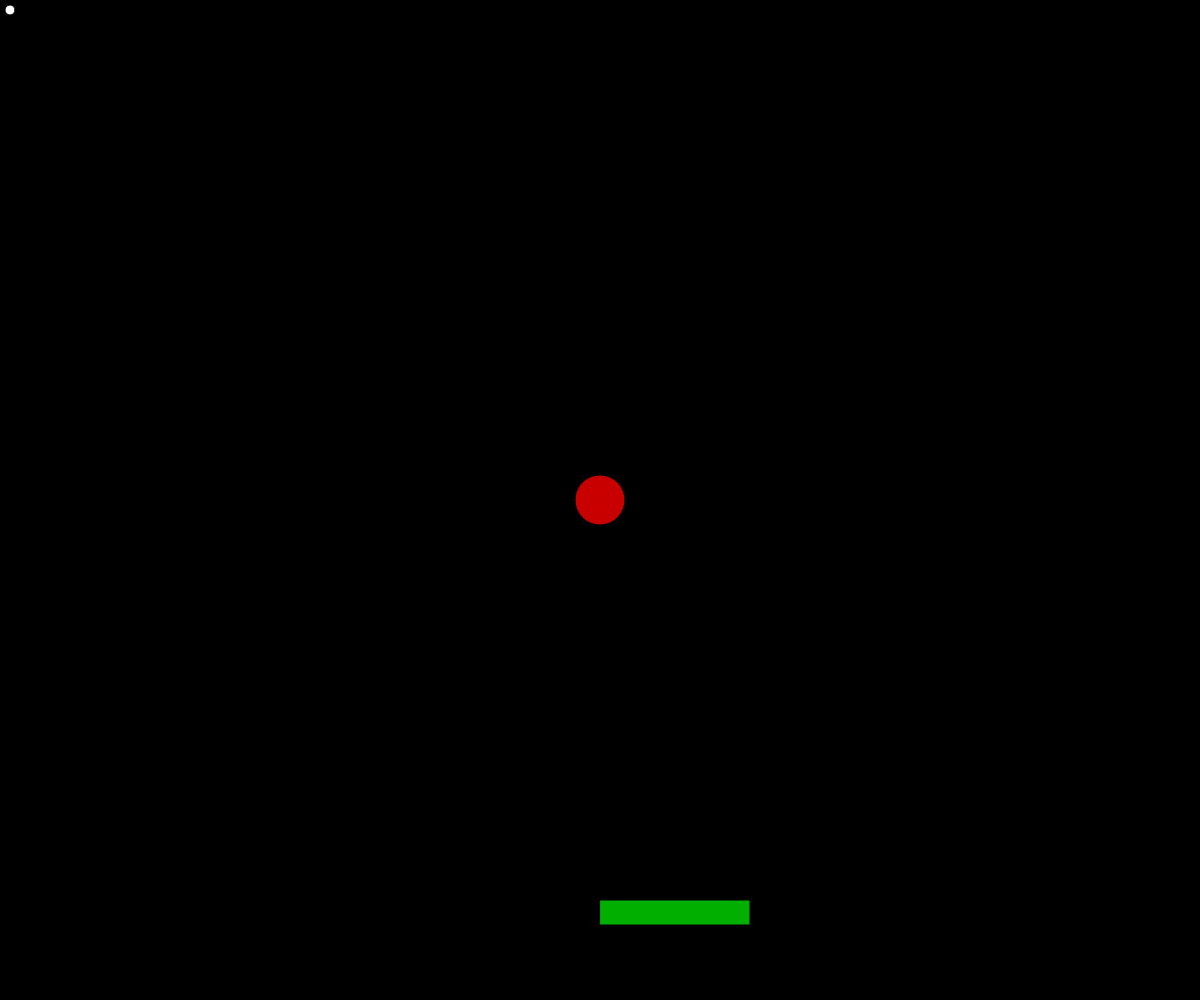
Frame 1 (no input)
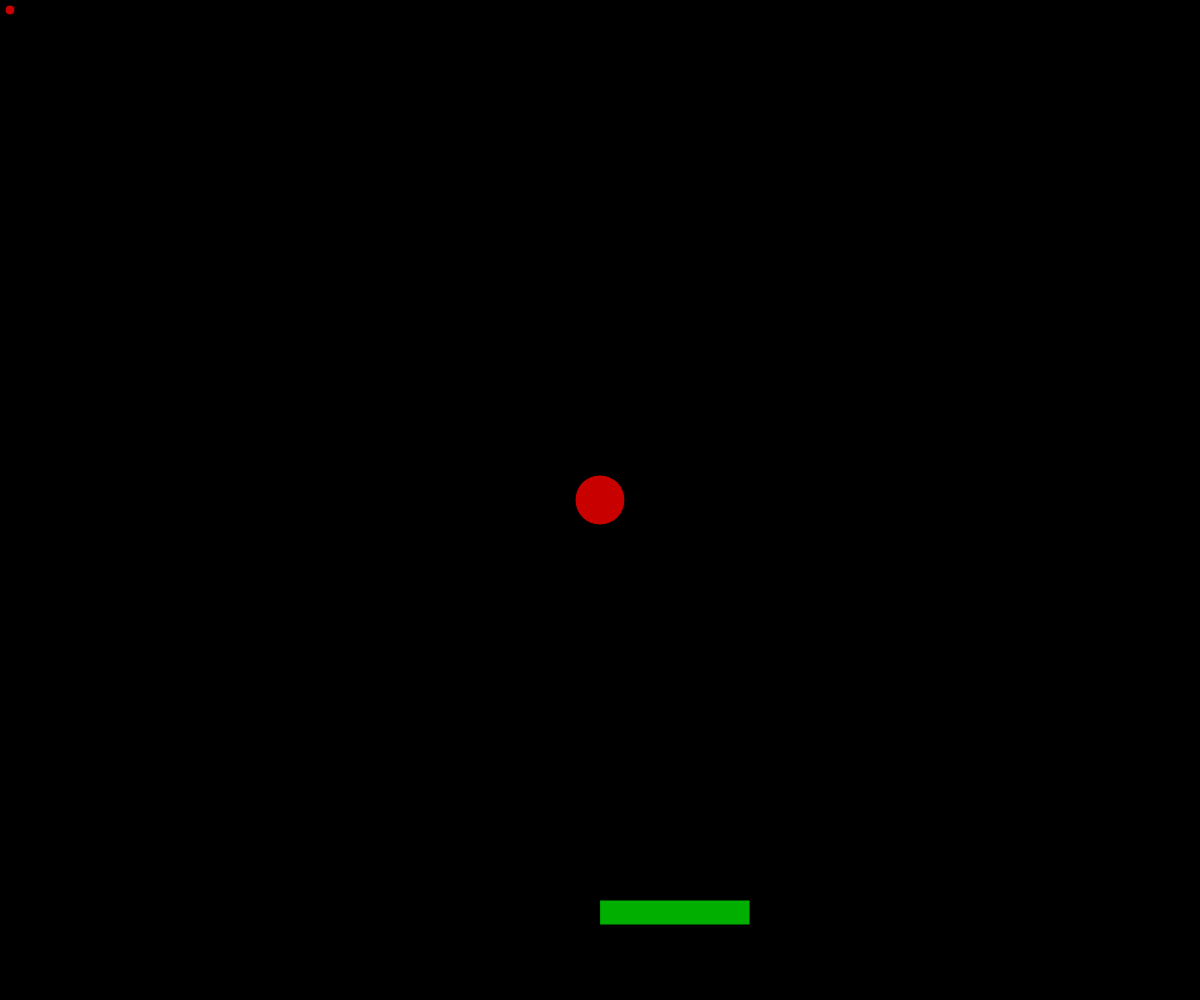
Frame 60 (no input)
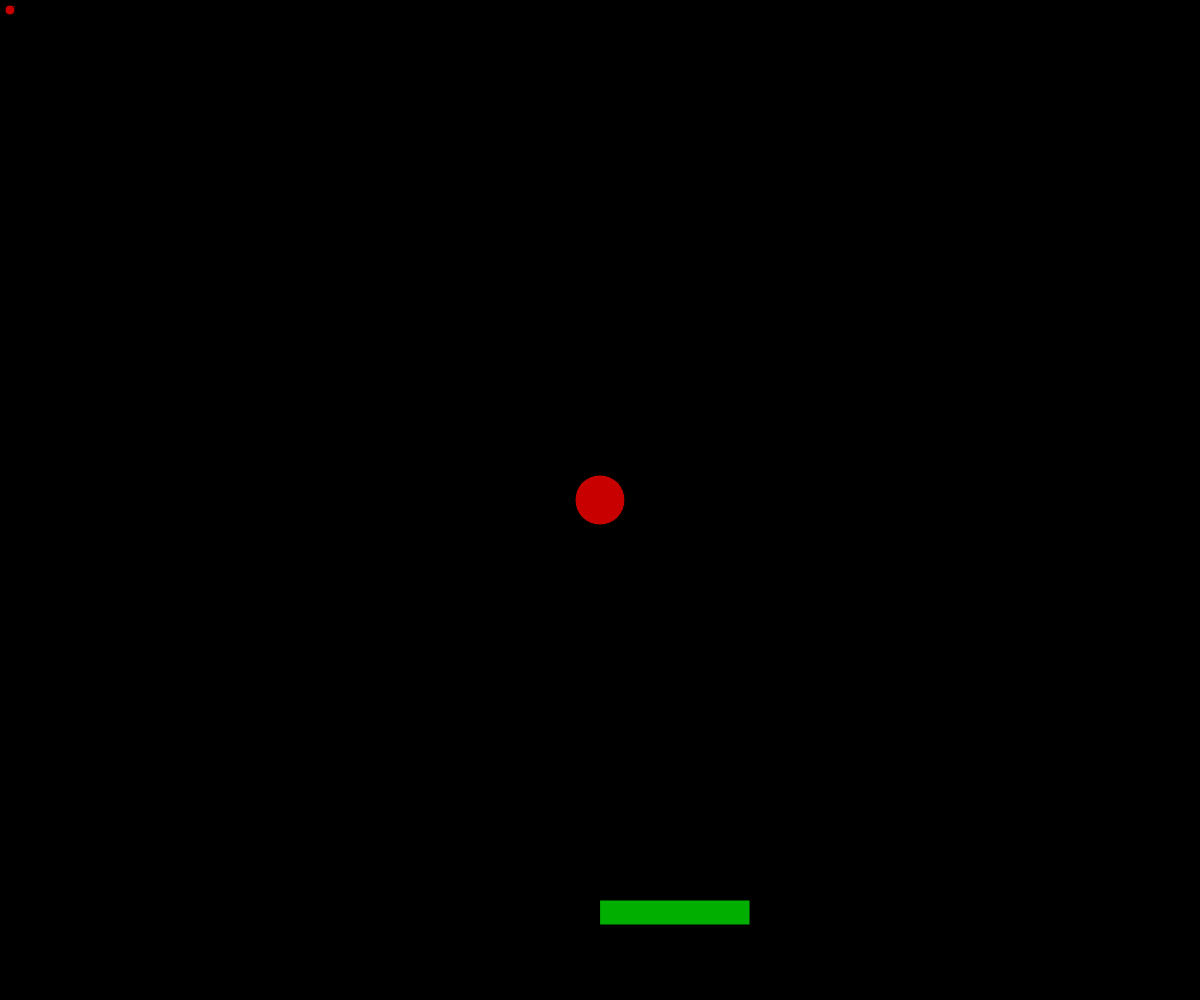
Frame 120 (the mouse pressed at the canvas centre since frame 60)

The p5.js sketch that drew these frames (run headless with seeded random() and noise() and a simulated clock; from frame 60 on, the mouse is pressed at the canvas centre):

// p5.js sketch
// ── sketch.js
// Project Title
// Your Name
// Date
//
// Extra for Experts:
// - describe what you did to take this project "above and beyond"

function setup() {
  createCanvas(windowWidth, windowHeight);
  background(0)
}

function draw() {
  ellipse (10,10,10,10);
  fill(0,175,0);
rect (windowWidth / 2,windowHeight - 100,150, 25);
fill(200,0,0);
ellipse(windowWidth / 2,windowHeight / 2,50);


}
